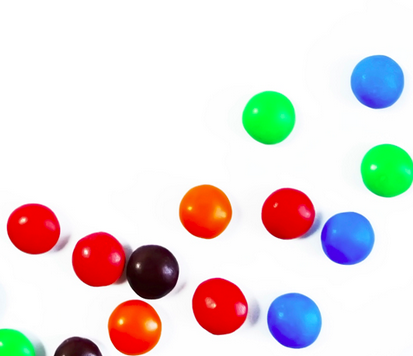
#> input picture Images/hough.png, 413 x 356 px
$ jupyter execute HoughTransform.ipynb
#> lines starting #> are read from the running program, lines starting #| are printed output that depends on the picture; after the words box and inside, x2 and y2 are one past the last pixel; in counts of white or black regions, pixels touching at a corner belong together
# Hough Transform - using cv2

The Hough Transform is a popular technique in image processing and computer vision used to detect and extract geometric shapes, particularly lines and curves, from an image. It was proposed by Paul Hough in 1962 and has since been extended to detect other shapes like circles and ellipses.

The Hough Transform works in a parameter space, where each point in the parameter space corresponds to a possible shape in the image.

 The main steps involved in the Hough Transform for line detection are as follows:

1. **Edge Detection:** Prior to applying the Hough Transform, it is common to perform edge detection using techniques like the Canny edge detector to obtain a binary image with prominent edges.

2. **Parameter Space Accumulation:** For each edge pixel in the binary image, the Hough Transform maps it into the parameter space. In the case of line detection, the parameters typically represent the slope (m) and intercept (b) of the line equation (y = mx + b). Each edge point generates a curve in the parameter space, and these curves intersect at the parameter values corresponding to the lines in the image.

3. **Accumulator Thresholding:** After accumulating the curves in the parameter space, a thresholding step is often applied to identify the significant peaks. These peaks represent the parameters of the detected lines. The thresholding helps filter out spurious curves caused by noise or irrelevant edges.

4. **Line Extraction:** The peaks in the parameter space are converted back to the image space to obtain the lines. The extracted lines can be represented by their endpoints or other desired representations.

The Hough Transform has several advantages.
- robust to noise, partial occlusions, and gaps in the edges.
- can detect lines even when they are broken or not continuous.
- not sensitive to the initial position or orientation of the shape.

> *Note:*
I had a different experience when implementing hough transform for circle detection. The algorithm was unable to identify circles that had gaps in them. Contouring is much more efficient and effective. However, it is possible that I didnt implement the algorithm well enough.

However, Hough Transform can be computationally expensive, especially for images with large parameter spaces. Several optimizations and variations have been proposed to address this limitation, such as the use of different parameterizations, parallelization techniques, and voting schemes.

## Code

Code Source:
1. https://towardsdatascience.com/lines-detection-with-hough-transform-84020b3b1549
2. https://docs.opencv.org/3.4/d4/d70/tutorial_hough_circle.html

### Circle Detection

[cell 1]
import sys
import cv2 as cv
import numpy as np
import matplotlib.pyplot as plt

[cell 2]
def main(argv,filename):
    # Loads an image
#> called with filename = './Images/hough.png'
    src = cv.imread(filename, cv.IMREAD_COLOR)
#> src is the input picture: shape (356, 413, 3); mean B, G, R 219.1, 220.4, 228.9
    # Check if image is loaded fine
    if src is None:
        print ('Error opening image!')
        print ('Usage: hough_circle.py [image_name -- default ] \n')
        return -1

    gray = cv.cvtColor(src, cv.COLOR_BGR2GRAY)
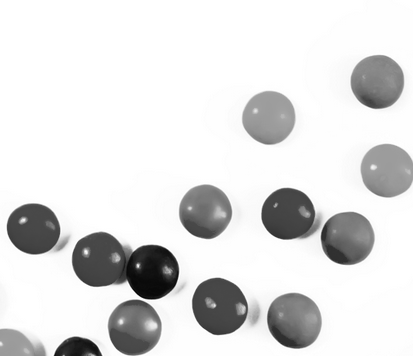
#> gray: shape (356, 413); min 4, max 255, mean 222.8

    plt.imshow(gray,cmap="gray")
    gray = cv.medianBlur(gray, 5)
    plt.imshow(gray,cmap="gray")

    rows = gray.shape[0]
#> rows = 356
    circles = cv.HoughCircles(gray, cv.HOUGH_GRADIENT, 1, rows / 8,param1=100, param2=30,minRadius=1, maxRadius=30)
#> circles = [[376.5, 81.5, 26.6], [347.5, 238.5, 26.6], [293.5, 320.5, 27.9], [205.5, 210.5, 26.8], [386.5, 169.5, 26.4], [219.5, 306.5, 27.2], [269.5, 116.5, 25.7], [32.5, 227.5, 25.7], [99.5, 259.5, 28.1], [134.5, 328.5, 26.8], [150.5, 270.5, 28.2], [286.5, 214.5, 27.1]]

    print(circles)
#| [[[376.5  81.5  26.6]
#|   [347.5 238.5  26.6]
#|   [293.5 320.5  27.9]
#|   [205.5 210.5  26.8]
#|   [386.5 169.5  26.4]
#|   [219.5 306.5  27.2]
#|   [269.5 116.5  25.7]
#|   [ 32.5 227.5  25.7]
#|   [ 99.5 259.5  28.1]
#|   [134.5 328.5  26.8]
#|   [150.5 270.5  28.2]
#|   [286.5 214.5  27.1]]]
    if circles is not None:
        circles = np.uint16(np.around(circles))
#> circles = [[376, 82, 27], [348, 238, 27], [294, 320, 28], [206, 210, 27], [386, 170, 26], [220, 306, 27], [270, 116, 26], [32, 228, 26], [100, 260, 28], [134, 328, 27], [150, 270, 28], [286, 214, 27]]
        for i in circles[0, :]:
            center = (i[0], i[1])
            # circle center
            cv.circle(src, center, 1, (0, 100, 100), 3)
            # circle outline
            radius = i[2]
            cv.circle(src, center, radius, (255, 0, 255), 3)
#> this loop made 12 passes
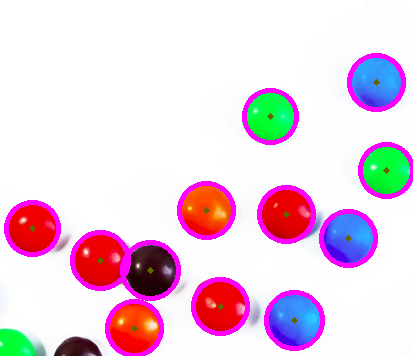
#> src: shape (356, 413, 3); 7.03% of pixels changed, all inside (x1, y1, x2, y2) = (4, 53, 413, 356)


    plt.imshow(src)
    plt.show()
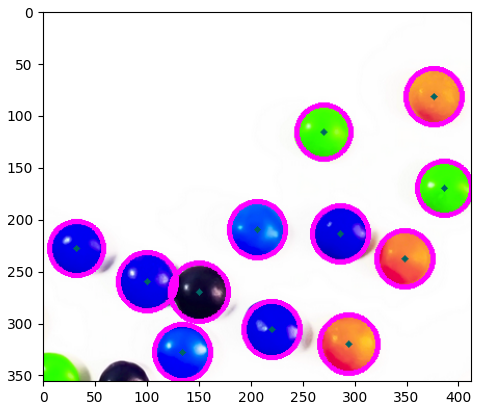
#> figure drawn by matplotlib, 1 panel; B, G, R data is drawn as R, G, B
    return 0

$ run again, with Images/CNN1.png copied over Images/hough.png
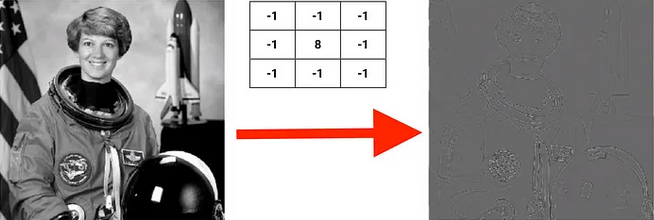
#> input picture Images/CNN1.png, 654 x 220 px
#> in main, src is the input picture: shape (220, 654, 3); mean B, G, R 147.7, 148, 151.9
#> in main, `circles = cv.HoughCircles(gray, cv.HOUGH_GRADIENT, 1, rows / 8,param1=..`: circles = [[75.5, 85.5, 19.2], [73.5, 170.5, 10.5]]
#| [[[ 75.5  85.5  19.2]
#|   [ 73.5 170.5  10.5]]]
#> in main, `circles = np.uint16(np.around(circles))`: circles = [[76, 86, 19], [74, 170, 10]]
#> the loop in main, `for i in circles[0, :]:` made 2 passes
#> after the loop in main, `for i in circles[0, :]:`:
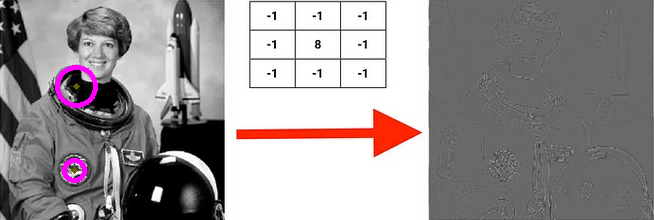
#> src: shape (220, 654, 3); 0.66% of pixels changed, all inside (x1, y1, x2, y2) = (55, 65, 98, 183)
#> in main, `plt.show()`:
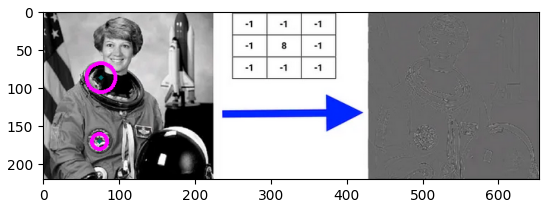
#> figure drawn by matplotlib, 1 panel; B, G, R data is drawn as R, G, B

$ run again, with Images/CNN2.png copied over Images/hough.png
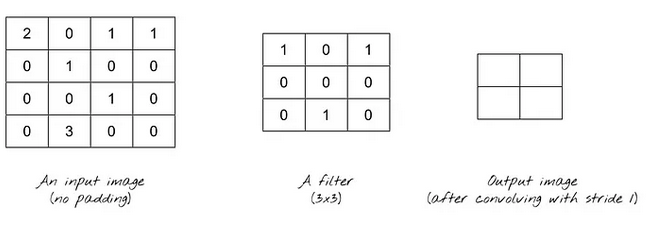
#> input picture Images/CNN2.png, 646 x 231 px
#> in main, src is the input picture: shape (231, 646, 3); mean B, G, R 246.2, 246.2, 246.2
#> in main, `gray = cv.medianBlur(gray, 5)`:
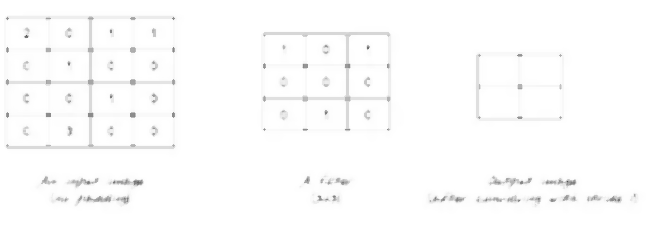
#> gray: shape (231, 646); min 83, max 255, mean 252.1
#> circles = None
#| None
#> in main, `plt.show()`:
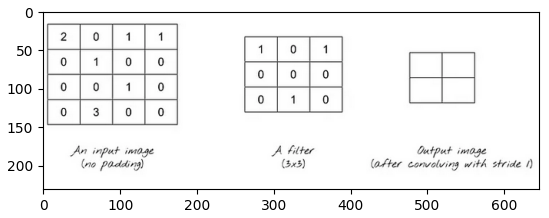
#> figure drawn by matplotlib, 1 panel

$ run again, with Images/CNN3.png copied over Images/hough.png
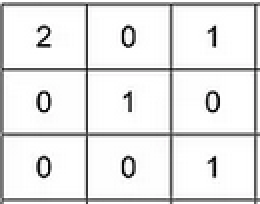
#> input picture Images/CNN3.png, 130 x 102 px (shown 2 times larger)
#> in main, src is the input picture: shape (102, 130, 3); mean B, G, R 230.8, 230.8, 230.8
#> in main, `gray = cv.medianBlur(gray, 5)`:
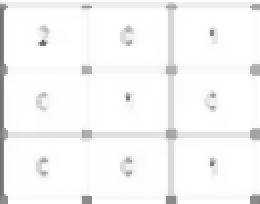
#> gray: shape (102, 130) (shown 2 times larger); min 87, max 255, mean 246.3
#> circles = None
#| None
#> in main, `plt.show()`:
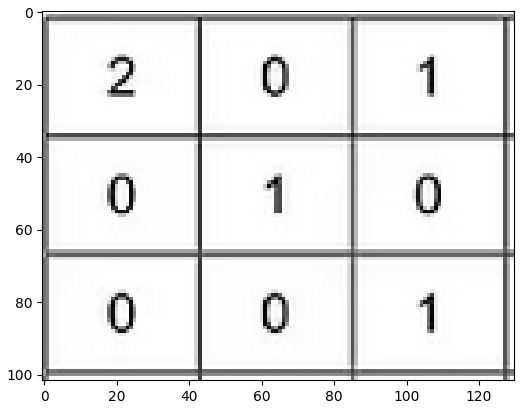
#> figure drawn by matplotlib, 1 panel
